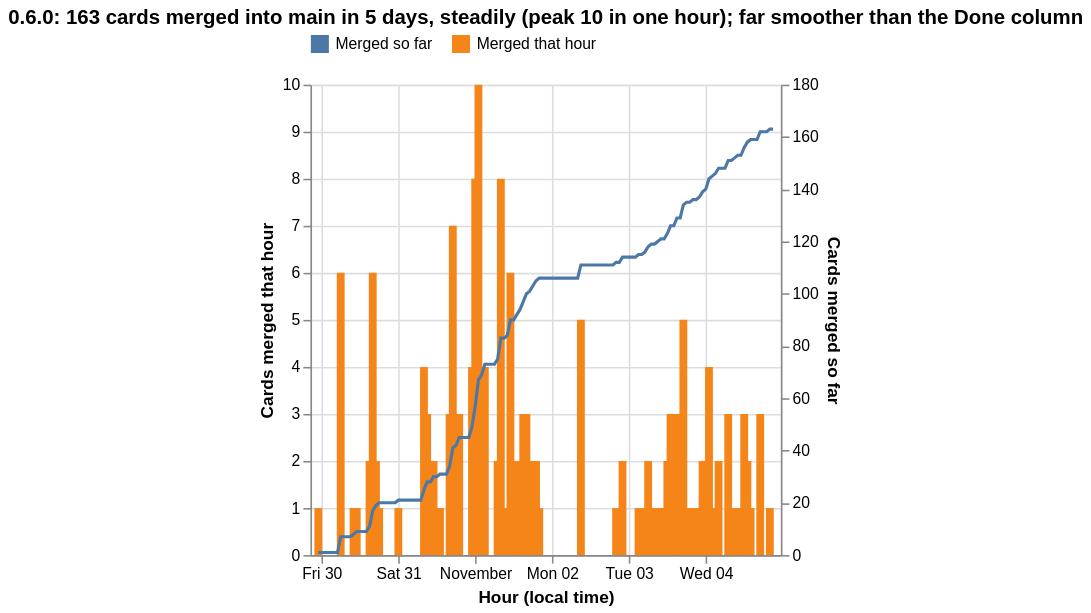

Write a Vega-Lite specification for this figure.
### Vega-Lite specification from a JSON file in a GitHub repository (floating-point values rounded to 4 significant figures; data arrays with more than 128 entries replaced by an {"elided": "..."} marker saying what was removed)
{"$schema": "https://vega.github.io/schema/vega-lite/v5.json", "title": {"text": "0.6.0: 163 cards merged into main in 5 days, steadily (peak 10 in one hour); far smoother than the Done column"}, "layer": [{"data": {"values": {"elided": "143 records"}}, "mark": {"type": "bar"}, "encoding": {"x": {"field": "hour", "type": "temporal", "title": "Hour (local time)"}, "y": {"field": "value", "type": "quantitative", "title": "Cards merged that hour"}, "color": {"field": "series", "type": "nominal", "title": null, "legend": {"orient": "top"}}, "tooltip": [{"field": "hour", "type": "temporal", "title": "Hour", "format": "%b %d %H:00"}, {"field": "value", "type": "quantitative", "title": "Cards merged"}]}}, {"data": {"values": {"elided": "143 records"}}, "mark": {"type": "line"}, "encoding": {"x": {"field": "hour", "type": "temporal"}, "y": {"field": "value", "type": "quantitative", "title": "Cards merged so far"}, "color": {"field": "series", "type": "nominal", "title": null, "legend": {"orient": "top"}}, "tooltip": [{"field": "hour", "type": "temporal", "title": "Hour", "format": "%b %d %H:00"}, {"field": "value", "type": "quantitative", "title": "Merged so far"}]}}], "resolve": {"scale": {"y": "independent"}}}
